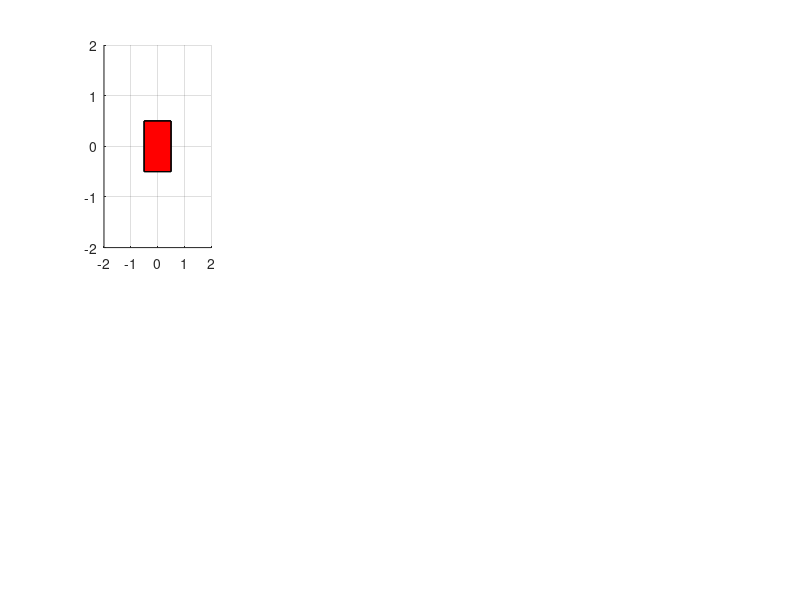

Here is the MATLAB script that generated this plot: (Note: this script raises an error after producing the figure.)
clear all;

 

vert = [-0.5 -0.5 -0.5;  ...

        -0.5 0.5 -0.5;  ...

         0.5 0.5 -0.5;  ...

         0.5 -0.5 -0.5; ...

        -0.5 -0.5 0.5; ...

         -0.5 0.5 0.5;  ...

          0.5 0.5 0.5; ...

          0.5 -0.5 0.5];

   

fac = [1 2 3 4; ...

    2 6 7 3; ...

    4 3 7 8; ...

    1 5 8 4; ...

    1 2 6 5; ...

    5 6 7 8];

 

% original object

subplot(2,4,1);

patch('Faces',fac,'Vertices',vert,'FaceColor','r');  

axis([-2 2 -2 2 -2 2]);

grid();

material shiny;

alpha('color');

alphamap('rampdown');

view(30,30);

title('original');

 

% view along y-axis (x-z plane)

subplot(2,4,2);

patch('Faces',fac,'Vertices',vert,'FaceColor','r');  

axis([-2 2 -2 2 -2 2]);

grid();

material shiny;

alpha('color');

alphamap('rampdown');

view(0,0);

title('x-z plane');

 

% view along x-axis (y-z plane)

subplot(2,4,5);

patch('Faces',fac,'Vertices',vert,'FaceColor','r');  

axis([-2 2 -2 2 -2 2]);

grid();

material shiny;

alpha('color');

alphamap('rampdown');

view(90,0);

title('y-z plane');

 

% view along z-axis (x-y plane)

subplot(2,4,6);

patch('Faces',fac,'Vertices',vert,'FaceColor','r');  

axis([-2 2 -2 2 -2 2]);

grid();

material shiny;

alpha('color');

alphamap('rampdown');

view(0,90);

title('x-z plane');

 

% transformed object

phi = pi/6;

TxMatrix = [1     0        0    ; ...

            0 cos(phi) -sin(phi); ...

            0 sin(phi) cos(phi)];

TxVertices = TxMatrix * vert';

TxVertices = TxVertices';

 

% transformed object

subplot(2,4,3);

patch('Faces',fac,'Vertices',TxVertices,'FaceColor','b');  

axis([-2 2 -2 2 -2 2]);

grid();

material shiny;

alpha('color');

alphamap('rampdown');

view(30,30);

title('transformed');

 

% view along y-axis (x-z plane)

subplot(2,4,4);

patch('Faces',fac,'Vertices',TxVertices,'FaceColor','b');  

axis([-2 2 -2 2 -2 2]);

grid();

material shiny;

alpha('color');

alphamap('rampdown');

view(0,0);

title('x-z plane');

 

% view along x-axis (y-z plane)

subplot(2,4,7);

patch('Faces',fac,'Vertices',TxVertices,'FaceColor','b');  

axis([-2 2 -2 2 -2 2]);

grid();

material shiny;

alpha('color');

alphamap('rampdown');

view(90,0);

title('y-z plane');

 

% view along z-axis (x-y plane)

subplot(2,4,8);

patch('Faces',fac,'Vertices',TxVertices,'FaceColor','b');  

axis([-2 2 -2 2 -2 2]);

grid();

material shiny;

alpha('color');

alphamap('rampdown');

view(0,90);

title('x-z plane');